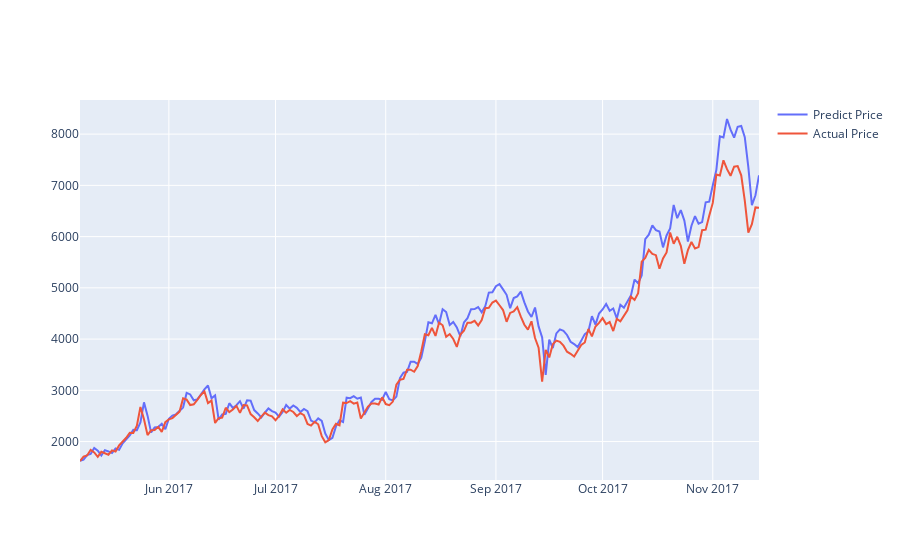

The notebook cell saved with this chart:
### Code cell
actual_chart = go.Scatter(x=predictDates, y=testY_reshape, name= 'Actual Price')
predict_chart = go.Scatter(x=predictDates, y=yhat_reshape, name= 'Predict Price')
py.iplot([predict_chart, actual_chart])

### Figure 1 — Plotly figure (JSON) as saved in the notebook; plotly's stock layout.template omitted (floating-point values rounded to 4 significant figures; data arrays with more than 128 entries replaced by an {"elided": "..."} marker saying what was removed)
{"data": [{"name": "Predict Price", "type": "scatter", "x": {"elided": "192 str values"}, "y": {"elided": "192 float values"}}, {"name": "Actual Price", "type": "scatter", "x": {"elided": "192 str values"}, "y": {"elided": "192 float values"}}], "layout": {}}
